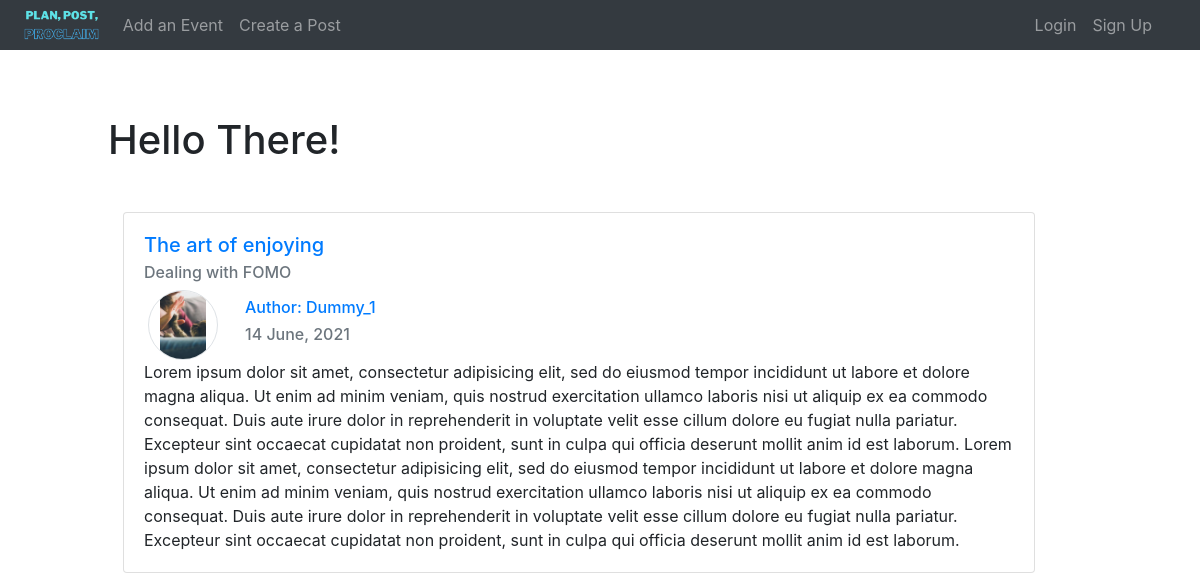
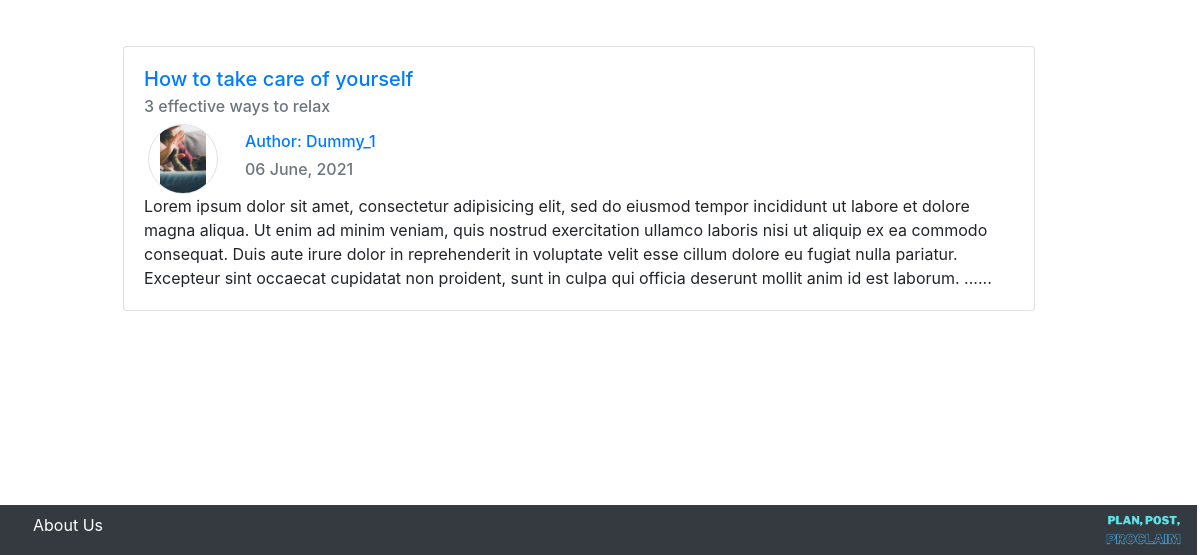
Page /blog/ on the earlier database version (2 pictures, top to bottom).
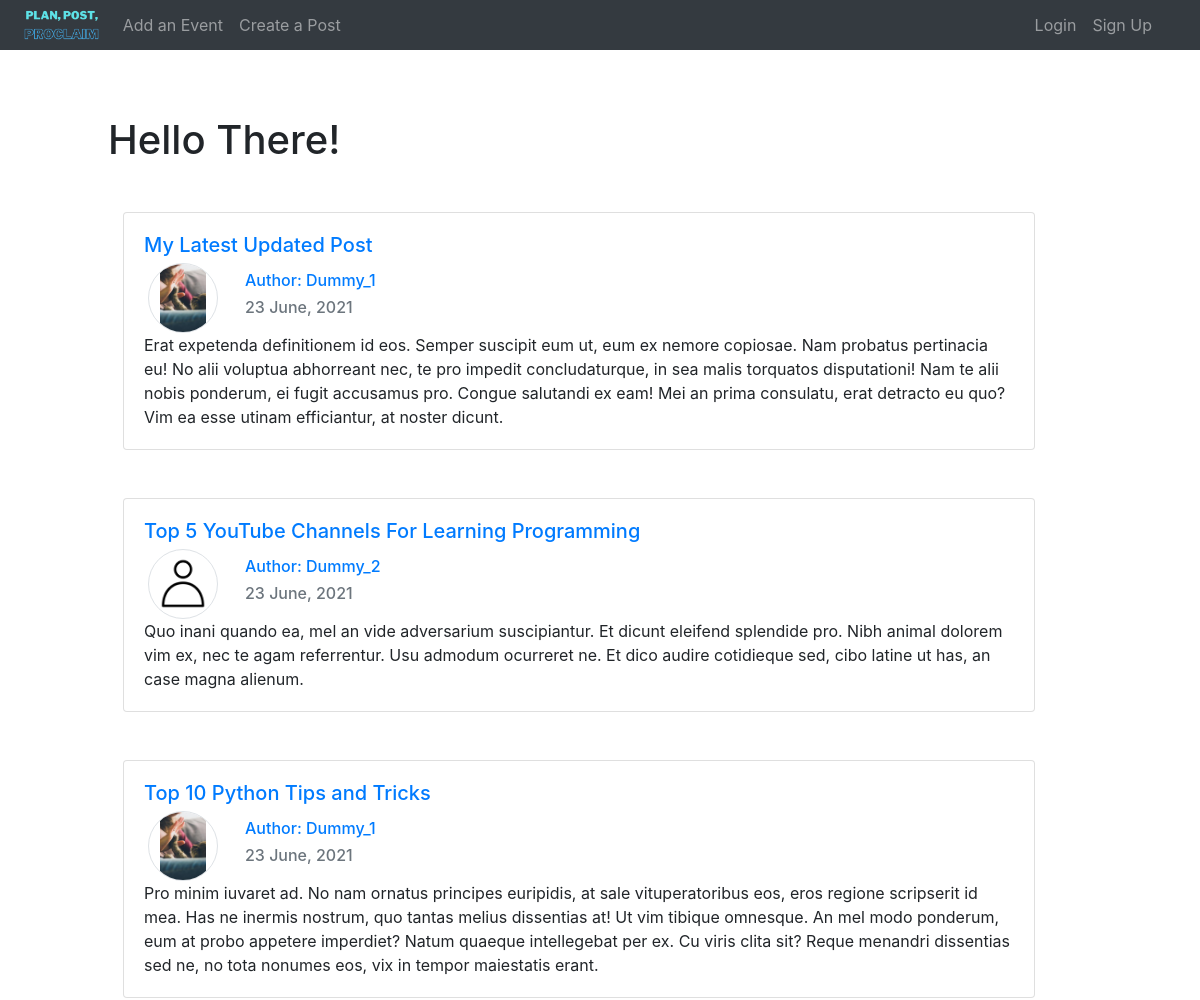
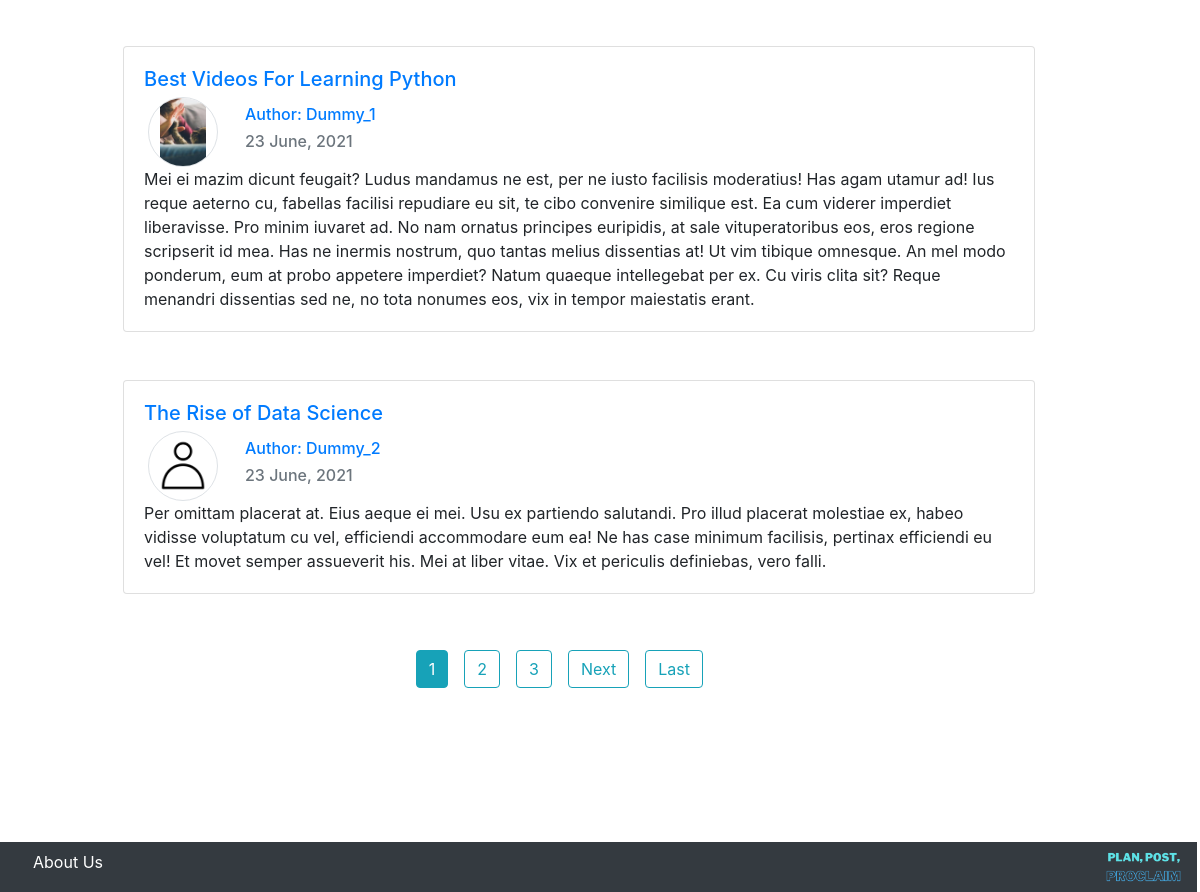
Same page on the later database version (2 pictures, top to bottom).
### blog/models.py (models this page shows, shortened)
class Post(models.Model):
	title=models.CharField(max_length=100)
	subtitle=models.CharField(max_length=100)
	content=models.TextField()
	date_posted=models.DateTimeField(default=timezone.now)
	author=models.ForeignKey(settings.AUTH_USER_MODEL,on_delete=models.CASCADE)

### accounts/models.py (models this page shows, shortened)
class User(AbstractUser):
    username = models.CharField(
        _('username'),
        max_length=150,
        unique=True,
        error_messages={
            'unique': _("A user with that username already exists."),
        },
    )
    email = models.EmailField(
        _('email address'),
        unique=True,
        error_messages={
            'unique': _("A user with that Email already exists."),
        },
    )
    EMAIL_FIELD = 'email'
    USERNAME_FIELD = 'email'
    REQUIRED_FIELDS = ['username',]
    objects = UserManager()

class Profile(models.Model):
    user=models.OneToOneField(User,on_delete=models.CASCADE)
    image=models.ImageField(default='default.png',upload_to='profile_pictures')

### blog/views.py (the view)
# urls.py: path("",blog_views.PostListView.as_view(),name='index'),
class PostListView(ListView):
	model=Post
	template_name='index.html' #<app>/<model>_<viewtype>.html
	context_object_name='posts'
	ordering=['-date_posted']
	paginate_by=5

### templates/index.html (shortened to what this page needs)
{% extends "Base.html" %}
{% block content %}
	<h1 class="mb-5">Hello There!</h1>
	<div class="container">
		{% for p in posts %}
		<div class="card mb-5">
			<div class="card-body">
				<h5 class="card-title"><a href="{% url 'post-detail' p.id %}" class="card-link">{{p.title}}</a></h5>
				<h6 class="card-subtitle mb-2 text-muted">{{p.subtitle}}</h6>
				<div class="row justify-content-start ml-1">
					<img id="profile" class="rounded rounded-circle" height="70px" width="70px" src="{{ p.author.profile.image.url }}">
					<div class="col-8 ml-1">
						<h6 class="row card-subtitle m-2 text-muted align-self-start"><a href="{% url 'all-posts' p.author.username %}" class="card-link">Author: {{ p.author.username }}</a></h6>
						<h6 class="row card-subtitle m-2 text-muted align-self-end">{{p.date_posted | date:"d F, Y"}}</h6>
					</div>
				</div>
				<p class="card-text">{{p.content}}</p>
			</div>
		</div>
		{% endfor %}
		<div class="row justify-content-center mb-5">
			{% if is_paginated %}
				{% for num in page_obj.paginator.page_range %}
					{% if page_obj.number == num %}
						<a href="/?page={{ num }}" class="btn btn-info m-2">{{num}}</a>
					{% elif num > page_obj.number|add:'-3' and num < page_obj.number|add:'3' %}
						<a href="/?page={{ num }}" class="btn btn-outline-info m-2">{{num}}</a>
					{% endif %}
				{% endfor %}
				{% if page_obj.has_next %}
					<a href="/?page={{ page_obj.next_page_number }}" class="btn btn-outline-info m-2">Next</a>
					<a href="/?page={{ page_obj.paginator.num_pages }}" class="btn btn-outline-info m-2">Last</a>
				{% endif %}
			{% endif %}
		</div>
	</div>
{% endblock %}

Differences in the rows shown:
no longer on this page (row unchanged): Post: title "The art of enjoying", subtitle "Dealing with FOMO", author.profile.image (picture), author.username "Dummy_1", date_posted "14 June, 2021", content "Lorem ipsum dolor sit amet, consectetur adipisicing elit, sed do eiusmod tempor incididunt ut labore et dolore magna aliqua. Ut enim ad minim veniam, quis nostrud exercitation ullamco laboris nisi ut aliquip ex ea commodo consequat. Duis aute irure dolor in reprehenderit in voluptate velit esse cillum dolore eu fugiat nulla pariatur. Excepteur sint occaecat cupidatat non proident, sunt in culpa qui officia deserunt mollit anim id est laborum. Lorem ipsum dolor sit amet, consectetur adipisicing elit, sed do eiusmod tempor incididunt ut labore et dolore magna aliqua. Ut enim ad minim veniam, quis nostrud exercitation ullamco laboris nisi ut aliquip ex ea commodo consequat. Duis aute irure…"
no longer on this page (row unchanged): Post: title "How to take care of yourself", subtitle "3 effective ways to relax", author.profile.image (picture), author.username "Dummy_1", date_posted "06 June, 2021", content "Lorem ipsum dolor sit amet, consectetur adipisicing elit, sed do eiusmod tempor incididunt ut labore et dolore magna aliqua. Ut enim ad minim veniam, quis nostrud exercitation ullamco laboris nisi ut aliquip ex ea commodo consequat. Duis aute irure dolor in reprehenderit in voluptate velit esse cillum dolore eu fugiat nulla pariatur. Excepteur sint occaecat cupidatat non proident, sunt in culpa qui officia deserunt mollit anim id est laborum. ......"
added Post: title "My Latest Updated Post", author.profile.image (picture), author.username "Dummy_1", date_posted "23 June, 2021", content "Erat expetenda definitionem id eos. Semper suscipit eum ut, eum ex nemore copiosae. Nam probatus pertinacia eu! No alii voluptua abhorreant nec, te pro impedit concludaturque, in sea malis torquatos disputationi! Nam te alii nobis ponderum, ei fugit accusamus pro. Congue salutandi ex eam! Mei an prima consulatu, erat detracto eu quo? Vim ea esse utinam efficiantur, at noster dicunt."
added Post: title "Top 5 YouTube Channels For Learning Programming", author.profile.image (placeholder picture), author.username "Dummy_2", date_posted "23 June, 2021", content "Quo inani quando ea, mel an vide adversarium suscipiantur. Et dicunt eleifend splendide pro. Nibh animal dolorem vim ex, nec te agam referrentur. Usu admodum ocurreret ne. Et dico audire cotidieque sed, cibo latine ut has, an case magna alienum."
added Post: title "Top 10 Python Tips and Tricks", author.profile.image (picture), author.username "Dummy_1", date_posted "23 June, 2021", content "Pro minim iuvaret ad. No nam ornatus principes euripidis, at sale vituperatoribus eos, eros regione scripserit id mea. Has ne inermis nostrum, quo tantas melius dissentias at! Ut vim tibique omnesque. An mel modo ponderum, eum at probo appetere imperdiet? Natum quaeque intellegebat per ex. Cu viris clita sit? Reque menandri dissentias sed ne, no tota nonumes eos, vix in tempor maiestatis erant."
added Post: title "Best Videos For Learning Python", author.profile.image (picture), author.username "Dummy_1", date_posted "23 June, 2021", content "Mei ei mazim dicunt feugait? Ludus mandamus ne est, per ne iusto facilisis moderatius! Has agam utamur ad! Ius reque aeterno cu, fabellas facilisi repudiare eu sit, te cibo convenire similique est. Ea cum viderer imperdiet liberavisse. Pro minim iuvaret ad. No nam ornatus principes euripidis, at sale vituperatoribus eos, eros regione scripserit id mea. Has ne inermis nostrum, quo tantas melius dissentias at! Ut vim tibique omnesque. An mel modo ponderum, eum at probo appetere imperdiet? Natum quaeque intellegebat per ex. Cu viris clita sit? Reque menandri dissentias sed ne, no tota nonumes eos, vix in tempor maiestatis erant."
added Post: title "The Rise of Data Science", author.profile.image (placeholder picture), author.username "Dummy_2", date_posted "23 June, 2021", content "Per omittam placerat at. Eius aeque ei mei. Usu ex partiendo salutandi. Pro illud placerat molestiae ex, habeo vidisse voluptatum cu vel, efficiendi accommodare eum ea! Ne has case minimum facilisis, pertinax efficiendi eu vel! Et movet semper assueverit his. Mei at liber vitae. Vix et periculis definiebas, vero falli."
Other differences:
new list line: "1"
new list line: "2"
new list line: "3"
text now shown: "Next Last"
